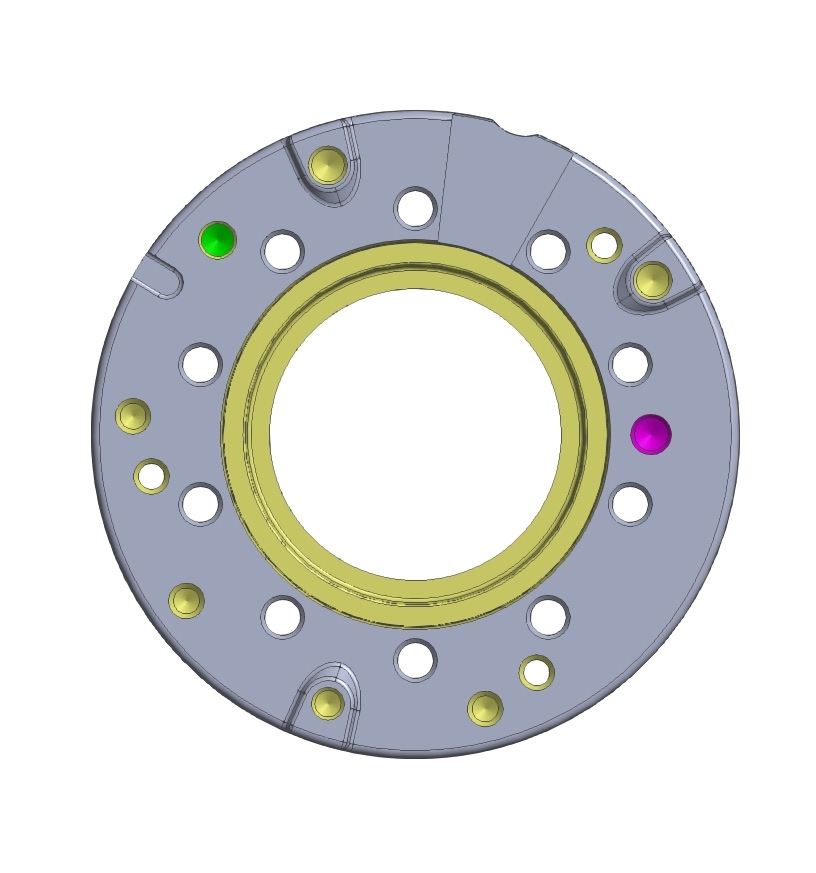
#> input picture ring_cad2.jpg, 816 x 873 px
$ python test1.py
#> lines starting #> are read from the running program, lines starting #| are printed output that depends on the picture
# -*- coding: utf-8 -*-
"""
Created on Thu Apr 20 09:00:12 2017

@author: mauro
"""

import numpy as np
import cv2
import matplotlib
print(matplotlib.matplotlib_fname())
#matplotlib.use("Agg")
from matplotlib import pyplot as plt
cv2.ocl.setUseOpenCL(False)

img1 = cv2.imread('ring_cad2.jpg', 0)
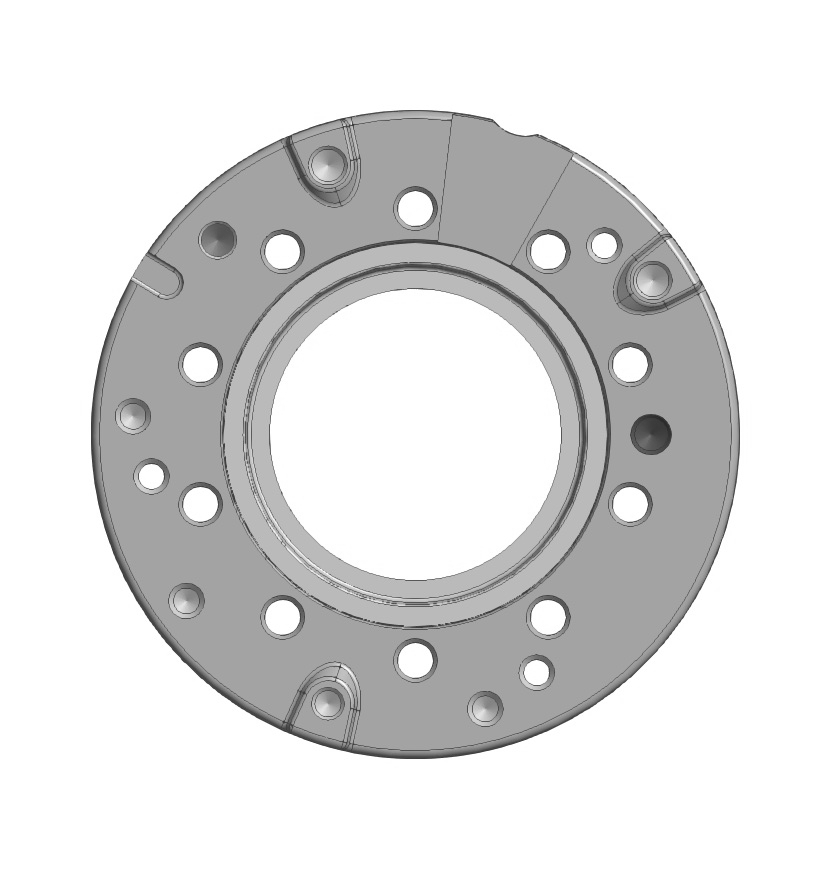
#> img1: shape (873, 816); min 40, max 255, mean 220.6
img2 = cv2.imread('uzorak2.jpg', 0)
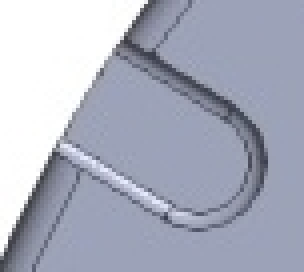
#> input picture uzorak2.jpg, 76 x 68 px (shown 4 times larger)
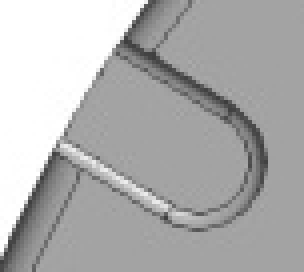
#> img2: shape (68, 76) (shown 4 times larger); min 61, max 255, mean 175.4


#gray1 = cv2.cvtColor(img1, cv2.COLOR_BGR2GRAY)
#blurred1 = cv2.GaussianBlur(gray1, (3, 3), 0)

detector = cv2.AKAZE_create()
#detector = cv2.ORB_create()


kp1, des1 = detector.detectAndCompute(img1, None)
#> kp1 = 588 keypoints; strongest (x, y, size): (604, 245, 16.1), (151, 476, 16.1), (536, 672, 16.1), (152, 474, 11.4)
kp2, des2 = detector.detectAndCompute(img2, None)
#> kp2 = (); des2 = None

bf = cv2.BFMatcher(cv2.NORM_HAMMING, crossCheck=False)


#> (the run stopped early here; a loop or call above may not have finished)
